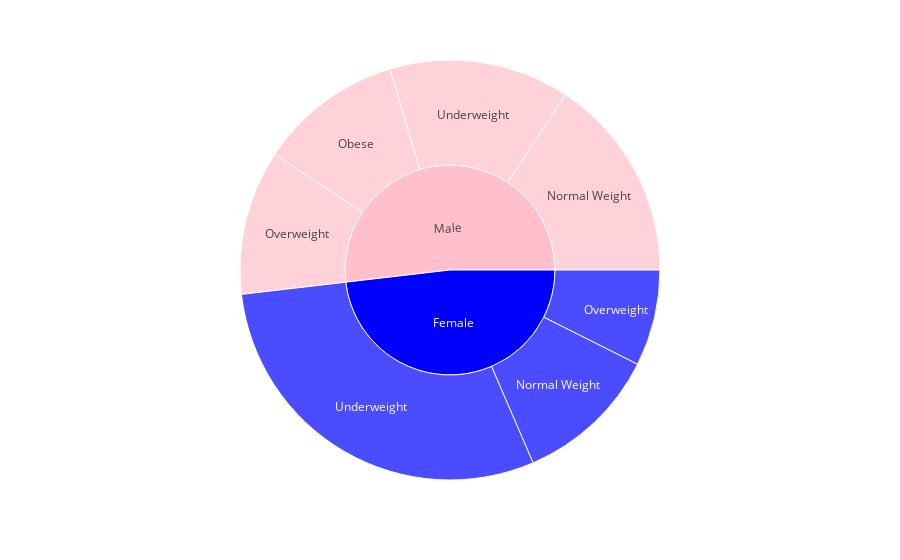

This figure's notebook cell:
### Markdown cell above
Erkek ve Kadın arasındaki yaş oranı benzerlik göstermektedir.
Çoğunlukla 10 ila 60 yaş arası insanlar var.

### Code cell
fig=px.sunburst(df,path=['Gender','Label'],values=df.value_counts().values,color_discrete_sequence=['pink','blue'])
fig.show()

### Figure 1 — Plotly figure (JSON) as saved in the notebook; plotly's stock layout.template omitted (floating-point values rounded to 4 significant figures)
{"data": [{"branchvalues": "total", "domain": {"x": [0, 1], "y": [0, 1]}, "hovertemplate": "labels=%{label}<br>value=%{value}<br>parent=%{parent}<br>id=%{id}<extra></extra>", "ids": ["Female/Normal Weight", "Male/Normal Weight", "Male/Obese", "Female/Overweight", "Male/Overweight", "Female/Underweight", "Male/Underweight", "Female", "Male"], "labels": ["Normal Weight", "Normal Weight", "Obese", "Overweight", "Overweight", "Underweight", "Underweight", "Female", "Male"], "name": "", "parents": ["Female", "Male", "Male", "Female", "Male", "Female", "Male", "", ""], "type": "sunburst", "values": [12, 17, 12, 8, 12, 32, 15, 52, 56]}], "layout": {"legend": {"tracegroupgap": 0}, "margin": {"t": 60}, "sunburstcolorway": ["pink", "blue"]}}
